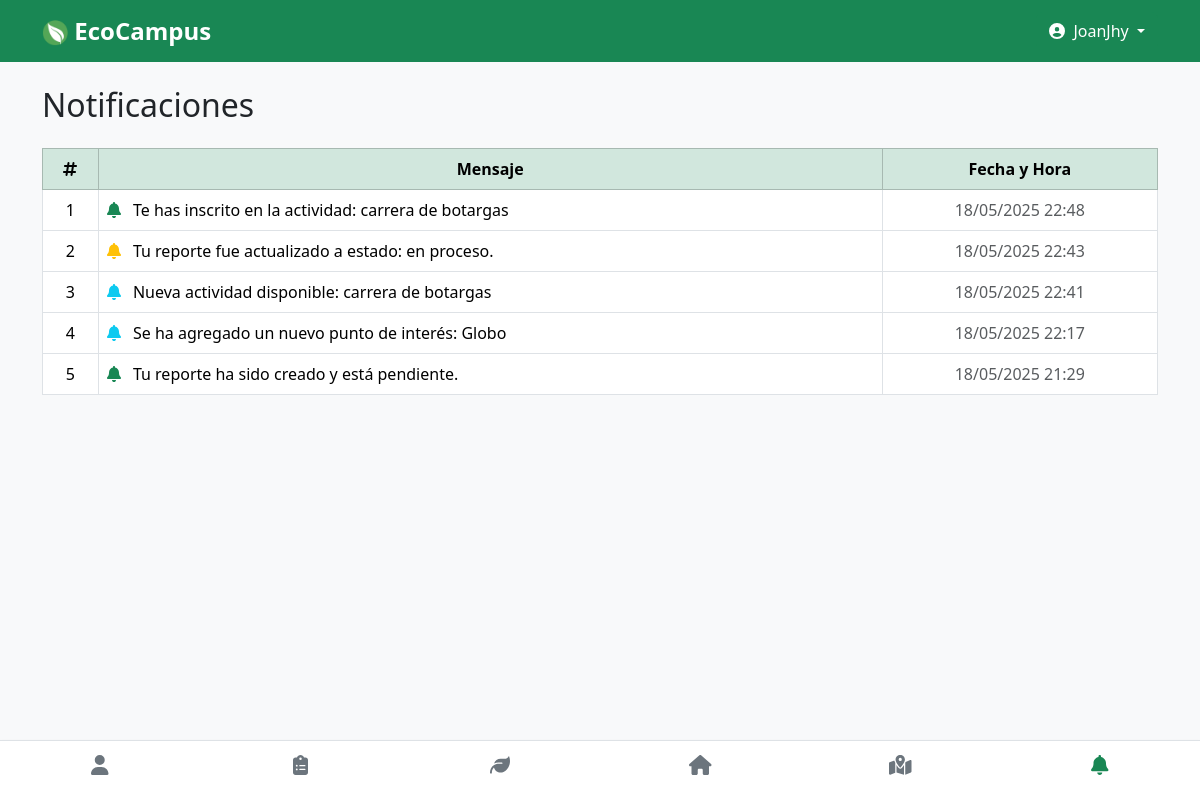
The page /notificaciones (signed in) on the database its author committed.
### backend/models.py (models this page shows)
class Notificacion(db.Model):
    id = db.Column(db.Integer, primary_key=True)
    mensaje = db.Column(db.String(200), nullable=False)
    tipo = db.Column(db.String(50))  # info, alerta, éxito, etc.
    leida = db.Column(db.Boolean, default=False)
    usuario_id = db.Column(db.Integer, db.ForeignKey('usuario.id'), nullable=True)  # null para globales
    fecha = db.Column(db.DateTime, default=datetime.utcnow)

### backend/routes.py (the view)
    @app.route('/notificaciones')
    def notificaciones():
        if 'usuario_id' not in session:
            return redirect(url_for('login'))
        usuario_id = session['usuario_id']
        notificaciones = Notificacion.query.filter(
            or_(
                Notificacion.usuario_id == usuario_id,
                Notificacion.usuario_id == None  # también puedes usar `is_(None)`
            )
        ).order_by(Notificacion.fecha.desc()).all()  # Opcional: ordenadas por fecha
        return render_template('notificaciones.html', notificaciones=notificaciones)

### frontend/templates/notificaciones.html (shortened to what this page needs)
{% extends 'layout.html' %}
{% block content %}
<h2 class="mb-4">Notificaciones</h2>
{% if notificaciones %}
  <div class="table-responsive">
    <table class="table table-bordered align-middle">
      <thead class="table-success text-center">
        <tr>
          <th style="width: 5%"><i class="fas fa-hashtag"></i></th>
          <th>Mensaje</th>
          <th>Fecha y Hora</th>
        </tr>
      </thead>
      <tbody>
        {% for n in notificaciones %}
        <tr>
          <td class="text-center">{{ loop.index }}</td>
          <td><i class="fas fa-bell me-2 text-{{ n.tipo }}"></i> {{ n.mensaje }}</td>
          <td class="text-center text-muted">
            {{ n.fecha.strftime('%d/%m/%Y %H:%M') }}
          </td>
        </tr>
        {% endfor %}
      </tbody>
    </table>
  </div>
{% else %}
  <div class="alert alert-secondary text-center">
    <i class="fas fa-inbox"></i> No tienes notificaciones por ahora.
  </div>
{% endif %}
{% endblock %}

### frontend/static/css/main.css (style rules this page uses)
body { font-family: 'Segoe UI', Tahoma, Geneva, Verdana, sans-serif; }

### rows shown on the page
Notificacion: mensaje "Te has inscrito en la actividad: carrera de botargas", fecha "18/05/2025 22:48"
Notificacion: mensaje "Tu reporte fue actualizado a estado: en proceso.", fecha "18/05/2025 22:43"
Notificacion: mensaje "Nueva actividad disponible: carrera de botargas", fecha "18/05/2025 22:41"
Notificacion: mensaje "Se ha agregado un nuevo punto de interés: Globo", fecha "18/05/2025 22:17"
Notificacion: mensaje "Tu reporte ha sido creado y está pendiente.", fecha "18/05/2025 21:29"

### other values the page prints
{{ session['usuario_nombre'] }} "JoanJhy"
